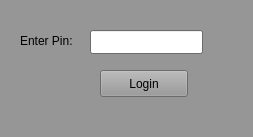
<?xml version="1.0" encoding="UTF-8"?>
<ui version="4.0">
 <class>MainWindow</class>
 <widget class="QMainWindow" name="MainWindow">
  <property name="geometry">
   <rect>
    <x>0</x>
    <y>0</y>
    <width>253</width>
    <height>137</height>
   </rect>
  </property>
  <property name="palette">
   <palette>
    <active>
     <colorrole role="WindowText">
      <brush brushstyle="SolidPattern">
       <color alpha="255">
        <red>0</red>
        <green>0</green>
        <blue>0</blue>
       </color>
      </brush>
     </colorrole>
     <colorrole role="Button">
      <brush brushstyle="SolidPattern">
       <color alpha="255">
        <red>151</red>
        <green>150</green>
        <blue>150</blue>
       </color>
      </brush>
     </colorrole>
     <colorrole role="Light">
      <brush brushstyle="SolidPattern">
       <color alpha="255">
        <red>227</red>
        <green>225</green>
        <blue>225</blue>
       </color>
      </brush>
     </colorrole>
     <colorrole role="Midlight">
      <brush brushstyle="SolidPattern">
       <color alpha="255">
        <red>189</red>
        <green>187</green>
        <blue>187</blue>
       </color>
      </brush>
     </colorrole>
     <colorrole role="Dark">
      <brush brushstyle="SolidPattern">
       <color alpha="255">
        <red>75</red>
        <green>75</green>
        <blue>75</blue>
       </color>
      </brush>
     </colorrole>
     <colorrole role="Mid">
      <brush brushstyle="SolidPattern">
       <color alpha="255">
        <red>101</red>
        <green>100</green>
        <blue>100</blue>
       </color>
      </brush>
     </colorrole>
     <colorrole role="Text">
      <brush brushstyle="SolidPattern">
       <color alpha="255">
        <red>0</red>
        <green>0</green>
        <blue>0</blue>
       </color>
      </brush>
     </colorrole>
     <colorrole role="BrightText">
      <brush brushstyle="SolidPattern">
       <color alpha="255">
        <red>255</red>
        <green>255</green>
        <blue>255</blue>
       </color>
      </brush>
     </colorrole>
     <colorrole role="ButtonText">
      <brush brushstyle="SolidPattern">
       <color alpha="255">
        <red>0</red>
        <green>0</green>
        <blue>0</blue>
       </color>
      </brush>
     </colorrole>
     <colorrole role="Base">
      <brush brushstyle="SolidPattern">
       <color alpha="255">
        <red>255</red>
        <green>255</green>
        <blue>255</blue>
       </color>
      </brush>
     </colorrole>
     <colorrole role="Window">
      <brush brushstyle="SolidPattern">
       <color alpha="255">
        <red>151</red>
        <green>150</green>
        <blue>150</blue>
       </color>
      </brush>
     </colorrole>
     <colorrole role="Shadow">
      <brush brushstyle="SolidPattern">
       <color alpha="255">
        <red>0</red>
        <green>0</green>
        <blue>0</blue>
       </color>
      </brush>
     </colorrole>
     <colorrole role="Highlight">
      <brush brushstyle="SolidPattern">
       <color alpha="255">
        <red>151</red>
        <green>150</green>
        <blue>150</blue>
       </color>
      </brush>
     </colorrole>
     <colorrole role="AlternateBase">
      <brush brushstyle="SolidPattern">
       <color alpha="255">
        <red>203</red>
        <green>202</green>
        <blue>202</blue>
       </color>
      </brush>
     </colorrole>
     <colorrole role="ToolTipBase">
      <brush brushstyle="SolidPattern">
       <color alpha="255">
        <red>255</red>
        <green>255</green>
        <blue>220</blue>
       </color>
      </brush>
     </colorrole>
     <colorrole role="ToolTipText">
      <brush brushstyle="SolidPattern">
       <color alpha="255">
        <red>0</red>
        <green>0</green>
        <blue>0</blue>
       </color>
      </brush>
     </colorrole>
    </active>
    <inactive>
     <colorrole role="WindowText">
      <brush brushstyle="SolidPattern">
       <color alpha="255">
        <red>0</red>
        <green>0</green>
        <blue>0</blue>
       </color>
      </brush>
     </colorrole>
     <colorrole role="Button">
      <brush brushstyle="SolidPattern">
       <color alpha="255">
        <red>151</red>
        <green>150</green>
        <blue>150</blue>
       </color>
      </brush>
     </colorrole>
     <colorrole role="Light">
      <brush brushstyle="SolidPattern">
       <color alpha="255">
        <red>227</red>
        <green>225</green>
        <blue>225</blue>
       </color>
      </brush>
     </colorrole>
     <colorrole role="Midlight">
      <brush brushstyle="SolidPattern">
       <color alpha="255">
        <red>189</red>
        <green>187</green>
        <blue>187</blue>
       </color>
      </brush>
     </colorrole>
     <colorrole role="Dark">
      <brush brushstyle="SolidPattern">
       <color alpha="255">
        <red>75</red>
        <green>75</green>
        <blue>75</blue>
       </color>
      </brush>
     </colorrole>
     <colorrole role="Mid">
      <brush brushstyle="SolidPattern">
       <color alpha="255">
        <red>101</red>
        <green>100</green>
        <blue>100</blue>
       </color>
      </brush>
     </colorrole>
     <colorrole role="Text">
      <brush brushstyle="SolidPattern">
       <color alpha="255">
        <red>0</red>
        <green>0</green>
        <blue>0</blue>
       </color>
      </brush>
     </colorrole>
     <colorrole role="BrightText">
      <brush brushstyle="SolidPattern">
       <color alpha="255">
        <red>255</red>
        <green>255</green>
        <blue>255</blue>
       </color>
      </brush>
     </colorrole>
     <colorrole role="ButtonText">
      <brush brushstyle="SolidPattern">
       <color alpha="255">
        <red>0</red>
        <green>0</green>
        <blue>0</blue>
       </color>
      </brush>
     </colorrole>
     <colorrole role="Base">
      <brush brushstyle="SolidPattern">
       <color alpha="255">
        <red>255</red>
        <green>255</green>
        <blue>255</blue>
       </color>
      </brush>
     </colorrole>
     <colorrole role="Window">
      <brush brushstyle="SolidPattern">
       <color alpha="255">
        <red>151</red>
        <green>150</green>
        <blue>150</blue>
       </color>
      </brush>
     </colorrole>
     <colorrole role="Shadow">
      <brush brushstyle="SolidPattern">
       <color alpha="255">
        <red>0</red>
        <green>0</green>
        <blue>0</blue>
       </color>
      </brush>
     </colorrole>
     <colorrole role="Highlight">
      <brush brushstyle="SolidPattern">
       <color alpha="255">
        <red>151</red>
        <green>150</green>
        <blue>150</blue>
       </color>
      </brush>
     </colorrole>
     <colorrole role="AlternateBase">
      <brush brushstyle="SolidPattern">
       <color alpha="255">
        <red>203</red>
        <green>202</green>
        <blue>202</blue>
       </color>
      </brush>
     </colorrole>
     <colorrole role="ToolTipBase">
      <brush brushstyle="SolidPattern">
       <color alpha="255">
        <red>255</red>
        <green>255</green>
        <blue>220</blue>
       </color>
      </brush>
     </colorrole>
     <colorrole role="ToolTipText">
      <brush brushstyle="SolidPattern">
       <color alpha="255">
        <red>0</red>
        <green>0</green>
        <blue>0</blue>
       </color>
      </brush>
     </colorrole>
    </inactive>
    <disabled>
     <colorrole role="WindowText">
      <brush brushstyle="SolidPattern">
       <color alpha="255">
        <red>75</red>
        <green>75</green>
        <blue>75</blue>
       </color>
      </brush>
     </colorrole>
     <colorrole role="Button">
      <brush brushstyle="SolidPattern">
       <color alpha="255">
        <red>151</red>
        <green>150</green>
        <blue>150</blue>
       </color>
      </brush>
     </colorrole>
     <colorrole role="Light">
      <brush brushstyle="SolidPattern">
       <color alpha="255">
        <red>227</red>
        <green>225</green>
        <blue>225</blue>
       </color>
      </brush>
     </colorrole>
     <colorrole role="Midlight">
      <brush brushstyle="SolidPattern">
       <color alpha="255">
        <red>189</red>
        <green>187</green>
        <blue>187</blue>
       </color>
      </brush>
     </colorrole>
     <colorrole role="Dark">
      <brush brushstyle="SolidPattern">
       <color alpha="255">
        <red>75</red>
        <green>75</green>
        <blue>75</blue>
       </color>
      </brush>
     </colorrole>
     <colorrole role="Mid">
      <brush brushstyle="SolidPattern">
       <color alpha="255">
        <red>101</red>
        <green>100</green>
        <blue>100</blue>
       </color>
      </brush>
     </colorrole>
     <colorrole role="Text">
      <brush brushstyle="SolidPattern">
       <color alpha="255">
        <red>75</red>
        <green>75</green>
        <blue>75</blue>
       </color>
      </brush>
     </colorrole>
     <colorrole role="BrightText">
      <brush brushstyle="SolidPattern">
       <color alpha="255">
        <red>255</red>
        <green>255</green>
        <blue>255</blue>
       </color>
      </brush>
     </colorrole>
     <colorrole role="ButtonText">
      <brush brushstyle="SolidPattern">
       <color alpha="255">
        <red>75</red>
        <green>75</green>
        <blue>75</blue>
       </color>
      </brush>
     </colorrole>
     <colorrole role="Base">
      <brush brushstyle="SolidPattern">
       <color alpha="255">
        <red>151</red>
        <green>150</green>
        <blue>150</blue>
       </color>
      </brush>
     </colorrole>
     <colorrole role="Window">
      <brush brushstyle="SolidPattern">
       <color alpha="255">
        <red>151</red>
        <green>150</green>
        <blue>150</blue>
       </color>
      </brush>
     </colorrole>
     <colorrole role="Shadow">
      <brush brushstyle="SolidPattern">
       <color alpha="255">
        <red>0</red>
        <green>0</green>
        <blue>0</blue>
       </color>
      </brush>
     </colorrole>
     <colorrole role="Highlight">
      <brush brushstyle="SolidPattern">
       <color alpha="255">
        <red>240</red>
        <green>240</green>
        <blue>240</blue>
       </color>
      </brush>
     </colorrole>
     <colorrole role="AlternateBase">
      <brush brushstyle="SolidPattern">
       <color alpha="255">
        <red>151</red>
        <green>150</green>
        <blue>150</blue>
       </color>
      </brush>
     </colorrole>
     <colorrole role="ToolTipBase">
      <brush brushstyle="SolidPattern">
       <color alpha="255">
        <red>255</red>
        <green>255</green>
        <blue>220</blue>
       </color>
      </brush>
     </colorrole>
     <colorrole role="ToolTipText">
      <brush brushstyle="SolidPattern">
       <color alpha="255">
        <red>0</red>
        <green>0</green>
        <blue>0</blue>
       </color>
      </brush>
     </colorrole>
    </disabled>
   </palette>
  </property>
  <property name="contextMenuPolicy">
   <enum>Qt::ActionsContextMenu</enum>
  </property>
  <property name="windowTitle">
   <string>Security</string>
  </property>
  <widget class="QWidget" name="centralWidget">
   <widget class="QLineEdit" name="lineEdit">
    <property name="geometry">
     <rect>
      <x>90</x>
      <y>30</y>
      <width>113</width>
      <height>24</height>
     </rect>
    </property>
    <property name="echoMode">
     <enum>QLineEdit::Password</enum>
    </property>
   </widget>
   <widget class="QLabel" name="label">
    <property name="geometry">
     <rect>
      <x>20</x>
      <y>30</y>
      <width>71</width>
      <height>21</height>
     </rect>
    </property>
    <property name="text">
     <string>Enter Pin:</string>
    </property>
   </widget>
   <widget class="QPushButton" name="pushButton">
    <property name="geometry">
     <rect>
      <x>100</x>
      <y>70</y>
      <width>88</width>
      <height>27</height>
     </rect>
    </property>
    <property name="text">
     <string>Login</string>
    </property>
   </widget>
  </widget>
 </widget>
 <layoutdefault spacing="6" margin="11"/>
 <resources/>
 <connections/>
</ui>
